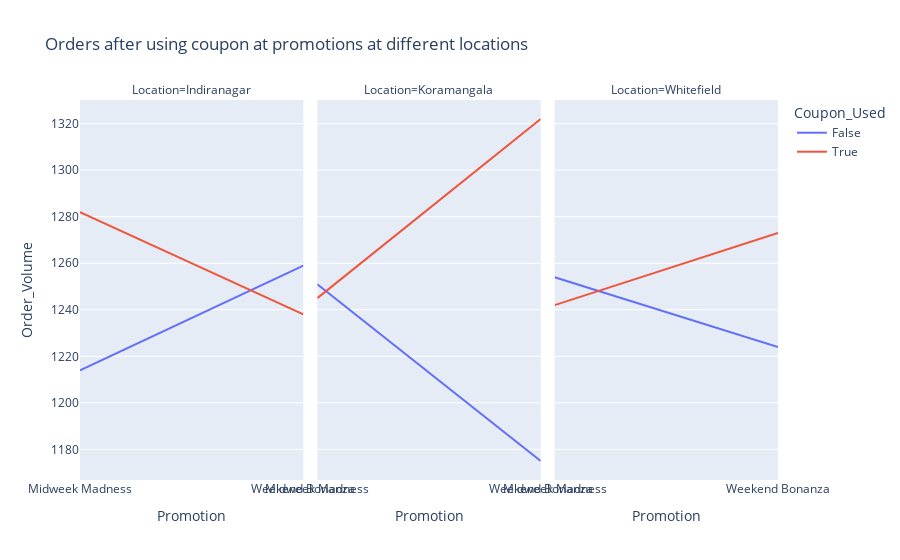

The cell this chart's notebook holds for it:
### Code cell
order_volume_by_coupon_promotion=analysis_data.groupby(['Promotion','Coupon_Used','Location'])['Order_Volume'].size().reset_index()
plot=px.line(order_volume_by_coupon_promotion,x='Promotion',y='Order_Volume',color='Coupon_Used',facet_col='Location',
        title=('Orders after using coupon at promotions at different locations'),
        labels={'Promotion':'Promotion','Order_volume':'Order_volume','Coupon_Used':'Coupon_Used','Location':'Location'})
plot.show()

### Figure 1 — Plotly figure (JSON) as saved in the notebook; plotly's stock layout.template omitted (floating-point values rounded to 4 significant figures)
{"data": [{"hovertemplate": "Coupon_Used=False<br>Location=Indiranagar<br>Promotion=%{x}<br>Order_Volume=%{y}<extra></extra>", "legendgroup": "False", "line": {"color": "#636efa", "dash": "solid"}, "marker": {"symbol": "circle"}, "mode": "lines", "name": "False", "orientation": "v", "showlegend": true, "type": "scatter", "x": ["Midweek Madness", "Weekend Bonanza"], "xaxis": "x", "y": [1214, 1259], "yaxis": "y"}, {"hovertemplate": "Coupon_Used=False<br>Location=Koramangala<br>Promotion=%{x}<br>Order_Volume=%{y}<extra></extra>", "legendgroup": "False", "line": {"color": "#636efa", "dash": "solid"}, "marker": {"symbol": "circle"}, "mode": "lines", "name": "False", "orientation": "v", "showlegend": false, "type": "scatter", "x": ["Midweek Madness", "Weekend Bonanza"], "xaxis": "x2", "y": [1251, 1175], "yaxis": "y2"}, {"hovertemplate": "Coupon_Used=False<br>Location=Whitefield<br>Promotion=%{x}<br>Order_Volume=%{y}<extra></extra>", "legendgroup": "False", "line": {"color": "#636efa", "dash": "solid"}, "marker": {"symbol": "circle"}, "mode": "lines", "name": "False", "orientation": "v", "showlegend": false, "type": "scatter", "x": ["Midweek Madness", "Weekend Bonanza"], "xaxis": "x3", "y": [1254, 1224], "yaxis": "y3"}, {"hovertemplate": "Coupon_Used=True<br>Location=Indiranagar<br>Promotion=%{x}<br>Order_Volume=%{y}<extra></extra>", "legendgroup": "True", "line": {"color": "#EF553B", "dash": "solid"}, "marker": {"symbol": "circle"}, "mode": "lines", "name": "True", "orientation": "v", "showlegend": true, "type": "scatter", "x": ["Midweek Madness", "Weekend Bonanza"], "xaxis": "x", "y": [1282, 1238], "yaxis": "y"}, {"hovertemplate": "Coupon_Used=True<br>Location=Koramangala<br>Promotion=%{x}<br>Order_Volume=%{y}<extra></extra>", "legendgroup": "True", "line": {"color": "#EF553B", "dash": "solid"}, "marker": {"symbol": "circle"}, "mode": "lines", "name": "True", "orientation": "v", "showlegend": false, "type": "scatter", "x": ["Midweek Madness", "Weekend Bonanza"], "xaxis": "x2", "y": [1245, 1322], "yaxis": "y2"}, {"hovertemplate": "Coupon_Used=True<br>Location=Whitefield<br>Promotion=%{x}<br>Order_Volume=%{y}<extra></extra>", "legendgroup": "True", "line": {"color": "#EF553B", "dash": "solid"}, "marker": {"symbol": "circle"}, "mode": "lines", "name": "True", "orientation": "v", "showlegend": false, "type": "scatter", "x": ["Midweek Madness", "Weekend Bonanza"], "xaxis": "x3", "y": [1242, 1273], "yaxis": "y3"}], "layout": {"annotations": [{"font": {}, "showarrow": false, "text": "Location=Indiranagar", "x": 0.16, "xanchor": "center", "xref": "paper", "y": 1, "yanchor": "bottom", "yref": "paper"}, {"font": {}, "showarrow": false, "text": "Location=Koramangala", "x": 0.5, "xanchor": "center", "xref": "paper", "y": 1, "yanchor": "bottom", "yref": "paper"}, {"font": {}, "showarrow": false, "text": "Location=Whitefield", "x": 0.84, "xanchor": "center", "xref": "paper", "y": 1, "yanchor": "bottom", "yref": "paper"}], "legend": {"title": {"text": "Coupon_Used"}, "tracegroupgap": 0}, "title": {"text": "Orders after using coupon at promotions at different locations"}, "xaxis": {"anchor": "y", "domain": [0, 0.32], "title": {"text": "Promotion"}}, "xaxis2": {"anchor": "y2", "domain": [0.34, 0.66], "matches": "x", "title": {"text": "Promotion"}}, "xaxis3": {"anchor": "y3", "domain": [0.68, 1.0], "matches": "x", "title": {"text": "Promotion"}}, "yaxis": {"anchor": "x", "domain": [0, 1], "title": {"text": "Order_Volume"}}, "yaxis2": {"anchor": "x2", "domain": [0, 1], "matches": "y", "showticklabels": false}, "yaxis3": {"anchor": "x3", "domain": [0, 1], "matches": "y", "showticklabels": false}}}
